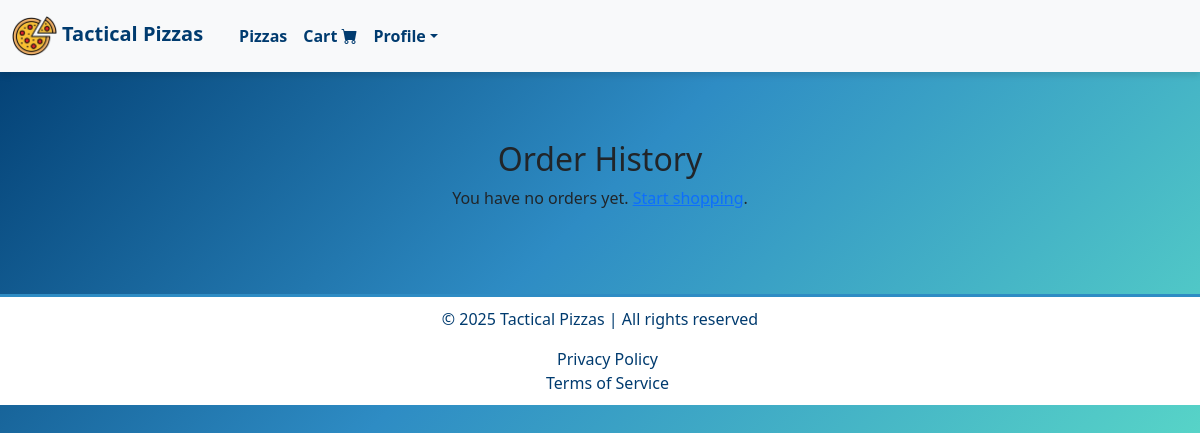
/products/order_history/ (signed in), run on an earlier commit of the app's database.
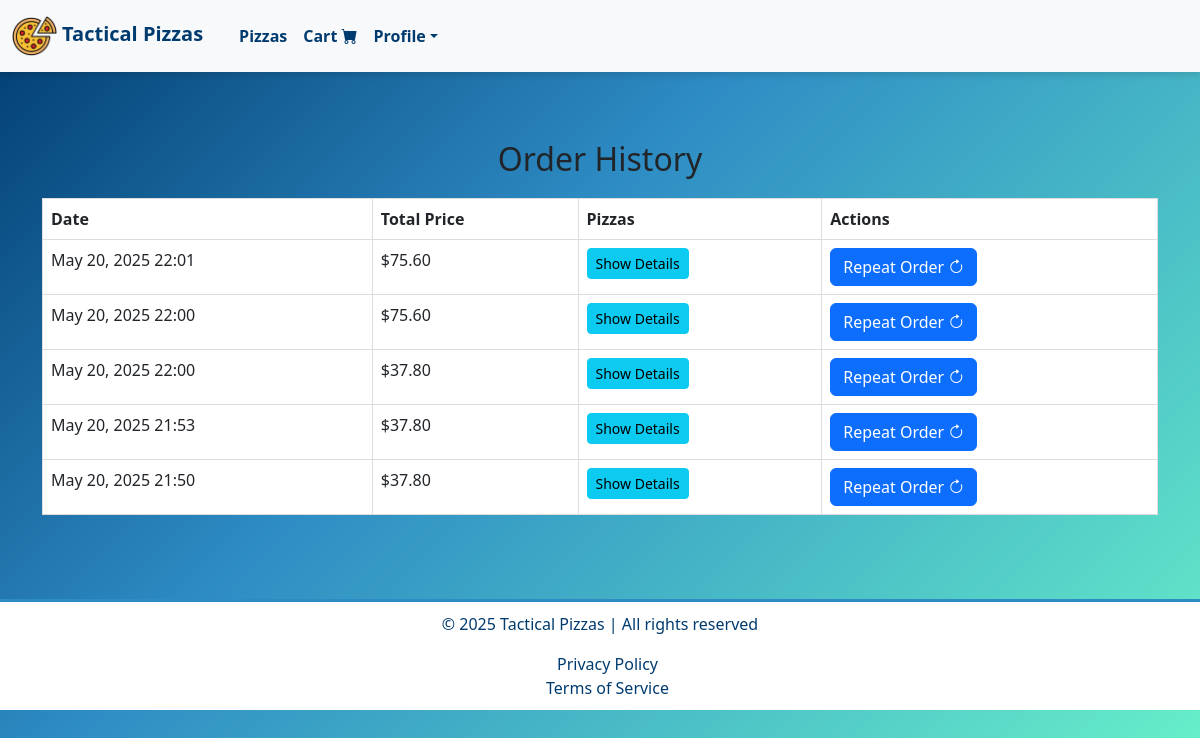
And on a later commit of the database.
### products/models.py (models this page shows, shortened)
class Order(models.Model):
    user = models.ForeignKey(CustomUser, on_delete=models.CASCADE)
    created_at = models.DateTimeField(auto_now_add=True)
    total_price = models.DecimalField(max_digits=10, decimal_places=2)
    is_completed = models.BooleanField(default=False)

### products/views.py (the view, shortened to what this page needs)
# urls.py: path("order_history/", views.order_history, name="order_history"), # Order history url
@cache_control(no_cache=True, must_revalidate=True, no_store=True)
@login_required
def order_history(request):
    orders = Order.objects.filter(user=request.user).order_by('-created_at')
    return render(request, 'products/order_history.html', {'orders': orders})

### register/context_processors.py (called while the page is built)
def auth_forms(request):
    return {
        'login_form': AuthenticationForm(),
        'register_form': NewUserForm(),
    }

def update_profile_form(request):
    if request.user.is_authenticated:
        return {'update_profile_form': UserProfileUpdateForm(instance=request.user)}
    return {}

### products/templates/products/order_history.html (shortened to what this page needs)
{% extends "layout.html" %}
{% block navbar %}
    {% include "navbar.html" %}
{% endblock %}
{% block content %}
<div class="container my-5">
    <h2>Order History</h2>
    {% if orders %}
        <table class="table">
            <thead>
                <tr>
                    <th>Date</th>
                    <th>Total Price</th>
                    <th>Pizzas</th>
                    <th>Actions</th>
                </tr>
            </thead>
            <tbody>
                {% for order in orders %}
                <tr>
                    <td>{{ order.created_at|date:"M d, Y H:i" }}</td>
                    <td>${{ order.total_price }}</td>
                    <td>
                        <button
                            class="btn btn-info btn-sm"
                            type="button"
                            data-bs-toggle="collapse"
                            data-bs-target="#order-{{ order.id }}-details"
                            aria-expanded="false"
                            aria-controls="order-{{ order.id }}-details">
                            Show Details
                        </button>
                    </td>
                    <td>
                        <form method="post">
                            <button name="action" value="repeat" class="btn btn-primary">Repeat Order <i class="bi bi-arrow-clockwise"></i></button>
                        </form>
                    </td>
                </tr>
                {% endfor %}
            </tbody>
        </table>
    {% else %}
        <p>You have no orders yet. <a href="{% url 'index' %}">Start shopping</a>.</p>
    {% endif %}
</div>
{% endblock %}
{% block footer %}
    {% include "footer.html" %}
{% endblock %}

What changed in the data, as far as the page shows it:
added Order: created_at "May 20, 2025 22:01", total_price "75.60"
added Order: created_at "May 20, 2025 22:00", total_price "75.60"
added Order: created_at "May 20, 2025 22:00", total_price "37.80"
added Order: created_at "May 20, 2025 21:53", total_price "37.80"
added Order: created_at "May 20, 2025 21:50", total_price "37.80"
Also different on the page:
text no longer shown: "You have no orders yet. Start shopping ."
text now shown: "Date Total Price Pizzas Actions"
